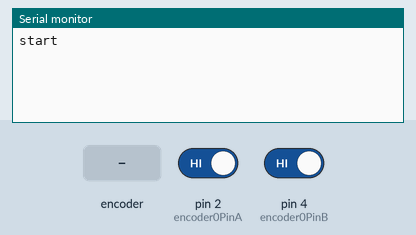
A sketch run on a simulated Arduino Uno, built with avr-gcc and run on an emulated ATmega328P. Shown: the last lines printed to the serial monitor. The inputs (shaded band) are chosen by the test bench; at power-on: pin 2 (encoder0PinA) HIGH, pin 4 (encoder0PinB) HIGH.

Above: at 1.2 s.
1.3 s: rotary encoder on pin 2 (encoder0PinA) / pin 4 (encoder0PinB) turned 1 step (first pin leading)
At 2.4 s:
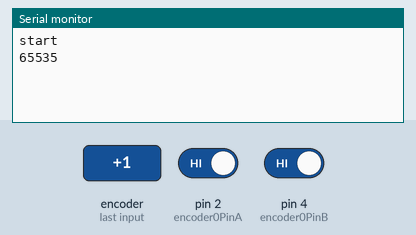
3.0 s: rotary encoder on pin 2 (encoder0PinA) / pin 4 (encoder0PinB) turned 1 step (first pin leading)
At 3.7 s:
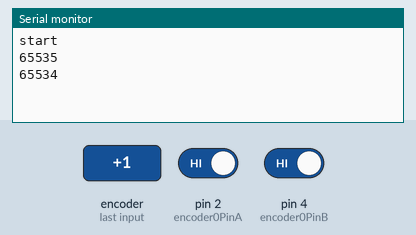

The sketch:

clockAndCode.ino
```cpp
#include <Bounce2.h>

/* read a rotary encoder with interrupts
   Encoder hooked up with common to GROUND,
   encoder0PinA to pin 2, encoder0PinB to pin 4 (or pin 3 see below)
   it doesn't matter which encoder pin you use for A or B

   uses Arduino pullups on A & B channel outputs
   turning on the pullups saves having to hook up resistors
   to the A & B channel outputs

*/

#define encoder0PinA  2
#define encoder0PinB  4

volatile unsigned int encoder0Pos = 0;


void setup() {


  pinMode(encoder0PinA, INPUT);
  digitalWrite(encoder0PinA, HIGH);       // turn on pullup resistor
  pinMode(encoder0PinB, INPUT);
  digitalWrite(encoder0PinB, HIGH);       // turn on pullup resistor

  attachInterrupt(0, doEncoder, CHANGE);  // encoder pin on interrupt 0 - pin 2
  Serial.begin (9600);
  Serial.println("start");                // a personal quirk
  delay(50);

}

void loop(){
// do some stuff here - the joy of interrupts is that they take care of themselves

}

void doEncoder() {
  /* If pinA and pinB are both high or both low, it is spinning
   * forward. If they're different, it's going backward.
   *
   * For more information on speeding up this process, see
   * [Reference/PortManipulation], specifically the PIND register.
   */

   static unsigned long last_interrupt_time = 0;
 unsigned long interrupt_time = millis();
 // If interrupts come faster than 200ms, assume it's a bounce and ignore
 if (interrupt_time - last_interrupt_time > 75)
 {
   if (digitalRead(encoder0PinA) == digitalRead(encoder0PinB)) {
    encoder0Pos++;
  } else {
    encoder0Pos--;
  }

  Serial.println (encoder0Pos, DEC);
  Serial.println ("\n");
  //Serial.println (encoder0Pos + "\n", DEC);

 }
 last_interrupt_time = interrupt_time;


}

/* See this expanded function to get a better understanding of the
 * meanings of the four possible (pinA, pinB) value pairs:
 */
void doEncoder_Expanded(){
  if (digitalRead(encoder0PinA) == HIGH) {   // found a low-to-high on channel A
    if (digitalRead(encoder0PinB) == LOW) {  // check channel B to see which way
                                             // encoder is turning
      encoder0Pos = encoder0Pos - 1;         // CCW
    }
    else {
      encoder0Pos = encoder0Pos + 1;         // CW
    }
  }
  else                                        // found a high-to-low on channel A
  {
    if (digitalRead(encoder0PinB) == LOW) {   // check channel B to see which way
                                              // encoder is turning
      encoder0Pos = encoder0Pos + 1;          // CW
    }
    else {
      encoder0Pos = encoder0Pos - 1;          // CCW
    }

  }

  Serial.println (encoder0Pos, DEC);
  //Serial.println ("\n");
//  Serial.println (encoder0Pos, DEC);          // debug - remember to comment out
                                              // before final program run
  // you don't want serial slowing down your program if not needed
}

/*  to read the other two transitions - just use another attachInterrupt()
in the setup and duplicate the doEncoder function into say,
doEncoderA and doEncoderB.
You also need to move the other encoder wire over to pin 3 (interrupt 1).
*/
```

Measured:
- after the input at 1.3 s, the serial monitor: prints a new line at once (image 1)
- after the input at 3.0 s, the serial monitor: prints a new line at once (image 2)
